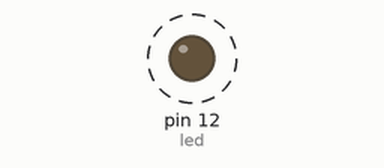
The sketch below on a simulated Arduino Uno, built with avr-gcc and run on an emulated ATmega328P. Parts: output pins drawn as LEDs (lit = HIGH). Dashed ring = blinking.

Above: at 0.15 s.
Timing chart, 0 to 3.0 s (numbered marks = the images above):
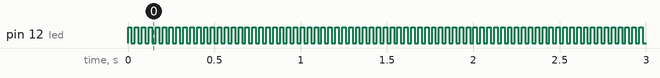

Measured:
- by itself, pin 12 (led): alternates HIGH for 0.02 s and LOW for 0.02 s

The sketch:

led.ino
```cpp
#define led 12
void setup() {pinMode(led,OUTPUT);
  // put your setup code here, to run once:

}

void loop() {digitalWrite(led,HIGH);
delay(20);
digitalWrite(led,LOW);
delay(20);
  // put your main code here, to run repeatedly:

}
```
